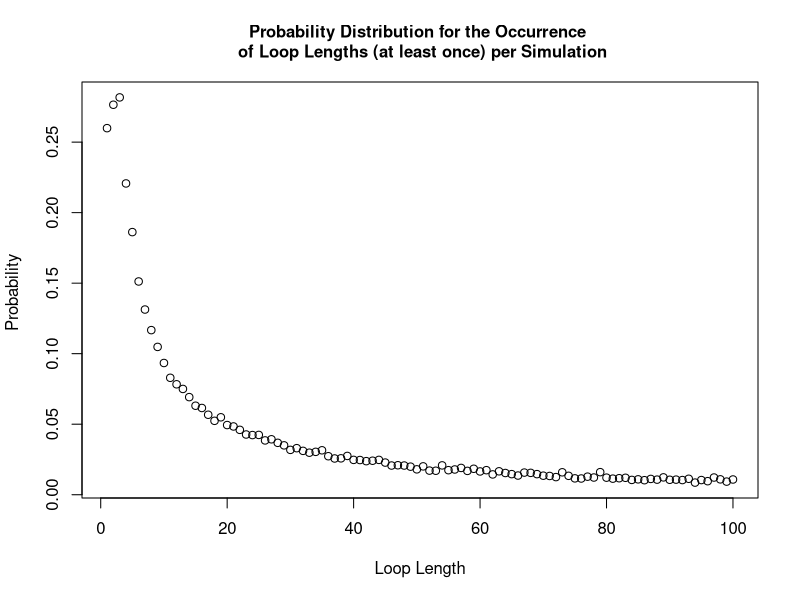

The R script that drew this image:
#### Team Members:
# Fatima Kasenally (S2443602); Wenqi Ni (s1792412); Cameron Allan (S1748084)

#### address of github repo:
# https://github.com/niwq15/SP-Group-7-A2


#### Contributions

# Functions we each made versions of:
# Cameron - Strategy1, Strategy2, Strategy3, Pone, Pall, dloop
# Wenqi - Strategy1, Strategy2, Strategy3, Pone, Pall, dloop 
# Fatima - Strategy2, Pone, Pall, dloop 

# Further Details: 

# Cameron wrote the used Strategy 3 function and added an if statement to speed up the Pall function. 
# Some attempts were made to use arrays to write more efficient strategy functions but these were slower. 
# Other versions of Pone and Pall were also made but the final versions used were faster. 
# The dloop function written was not used as other members' dloops were better.


# Wenqi created the final versions of the functions Strategy 1, Strategy 2, Pone, Pall and the probability of no loop longer than 50 
# in a random reshuffling of cards. She wrote comments for these functions and those results. 
# She also provided a version of Strategy3, dloop function and the visualisation of the probabilities sensibly. 

# Fatima created an alternative version of Strategy 2 and pone. She created the final version of pall and dloop. 
# She also provided the sample solutions for various n and strategy combinations, and wrote comments to explain the results,
# generated the probability ditribution plot and returned the total probability of success for Strategy 1


#### Overview 
# This file holds the self-contained code to use stochastic simulation to study a generalised version of the famous '100 Prisoners Problem' 
# The problem is defined as follows: 
# Consider a prison containing 2n prisoners, each with a unique identification number ranging from 1 to 2n. 
# The prison has a room with 2n boxes, each uniquely numbered from 1 to 2n and each containing a single card. 
# These cards are each labelled with a unique number between 1 and 2n. 
# Each prisoner is allowed to open n boxes to find the card with their number.
# If all 2n prisoners successfully find their cards then they all go free. 
# After their turn,the prisoners are not allowed to communicate any new information from the boxes 
# to prisoners who have yet to take their turn.
# The room is returned to its original state after each prisoner’s go. 

# Firstly, we will show 3 strategies for the prisoners, then create a 'Pone' function to estimate 
# the probability of a single prisoner successfully finding their number, then use a 'Pall' function to 
# calculate the probability of all the prisoners finding their numbers. 
# Based on the results of the individual and joint success probabilities using different strategies, 
# we will give some comments about which strategy has the highest success probabilities for 
# both individuals and the collective. 

## Each function expressing the different strategies for opening boxes to find cards will require the same 
## input parameters : n,k,cards_num. Where n parameterises the 2n number of boxes, prisoner and cards in our problem.
## k is the prisoner's number and cards_num represents the random orders of cards placed in boxes.
## Uniform input parameters allows the implemented strategy to be a variable in each simulation as each strategy 
## function is interchangeable. This is required by functions 'Pone' and 'Pall'.


## Strategy 1:

## The Strategy1 function has inputs, n, k, and 'cards_num' (the card numbers indexed by the box numbers). 
## Each prisoner with their number 'k' starts at the k-th box which contains card b. If k is not equal to b, then the prisoner 
## goes to box b and opens it. The process will be repeated until they have either found the card k or opened n boxes without finding it
## The Strategy1 function will return 'TRUE' if the prisoner k will find their number within the n tries, otherwise it will return 'FALSE'.
Strategy1 <- function(n,k,cards_num) {
  #create an empty vector to store card numbers as they are read
  cards_picked <- rep(0, n) # the prisoner can read at most n cards
  cards_picked[1] <- cards_num[k] # start at the box with his number (k) on it 
  #for each of the remaining steps, first check if he has found his card number
  #if so, he will stop; if not, he will continue to read cards
  for (b in 2:n) {
    if (cards_picked[b-1] == k) {#if the prisoner k has found his number
      return(TRUE) #yes the prisoner has successfully found his card
      break # stop here and the prisoner will not open other boxes
    } else {#otherwise prisoner will open another box with the number of the last card
      cards_picked[b] <- cards_num[cards_picked[b-1]]
    }
  }
  #check whether he finds his number in the final step
  if (cards_picked[n] != k) { #if the final number is not his number
    return(FALSE) #prisoner has failed to find his card
  } else {#if the final number is equal to his number
    return(TRUE) #prisoner has successfully found his card
  }
}

## Strategy 2:

## The Strategy2 function has inputs, n, k, and cards_num.
## This strategy follows an identical procedure to strategy 1, except that the starting box is randomly selected
## The prisoner uses the card number in each box to pick his next box to open.
## The prisoner can open at most n boxes in order to find the card with their number on it.
## The Strategy2 function will return 'TRUE' if the prisoner k will find their number within the n tries, otherwise 'FALSE'.
Strategy2 <- function(n,k,cards_num) {
  #create an empty vector to store card numbers that have been read
  cards_picked <- rep(0, n) # the prisoner can read at most n cards
  cards_picked[1] <- sample(cards_num,1)# start at a randomly selected box 
  #for each of the remaining steps, firstly check whether he has found him number card
  #if so, he will stop; if not, he will continue to read cards
  for (b in 2:n) {
    if (cards_picked[b-1] == k) {#if the prisoner k has found his number
      return(TRUE)
      break #stop here and the prisoner will not open other boxes
    } else {#otherwise prisoner will open the box with number k
      cards_picked[b] <- cards_num[cards_picked[b-1]]
    }
  }
  #check whether he finds his number in the final step
  if (cards_picked[n] != k) { #if the final number is not his number
    return(FALSE)
  } else {#if the final number is equal to his number
    return(TRUE)
  }
} #The function returns TRUE/FALSE expressing that the prisoner has FOUND/FAILED TO FIND his card 

## Strategy 3:
## The Strategy3 function has inputs, n, k, and cards_num.
## The prisoner opens n boxes at random, without replacement and the prisoner will open n different boxes. 
## The Strategy3 function will return 'TRUE' if the prisoner k will find their number within the n tries, otherwise 'FALSE'.
Strategy3 <- function(n,k,cards_num){ 
  cards_picked <- sample(cards_num,n,replace=FALSE) # Randomly select n boxes from cards_num to open
  any(k == cards_picked) # check whether the prisoner's number appears in the selected card_num
} # End function


## The 'Pone' function takes the inputs 'n', 'k', 'strategy' and 'nreps' (the number of replicate simulations).
## 'Pone' is a function which calculates the probability of an individual prisoner 'k' finding his card number amoungst 2n boxes. 
## The prisoner can open n boxes and the trial is simulated nreps times. In each simulation a set-up is generated and one strategy 
## is used for the prisoner's search. The outcome of each simulation is recorded (success/failure) and 
## (total number of successes/nreps) calculates the probability that the prisoner finds his card. This probability is the function output. 
Pone <- function(n,k,strategy,nreps) {
  # create an empty vector to store the outcome of each simulation as 1/0 = Success/ Failure to find his card
  success <- rep(0, nreps)
  for (i in 1:nreps) {
    # simulate the random order of card numbers
    cards_num <- sample(1:(2*n), 2*n, replace=FALSE)
    success[i] <- strategy(n,k,cards_num)
  }
  # return the frequentist probability of success as: 
  # total number of simulated successes / total number of simulations
  return(sum(success)/nreps)
}


## The 'Pall' function takes the inputs 'n', 'strategy' and 'nreps'.
## 'Pall' is a function to find the probability of all the 2n prisoners finding their cards in a single simulation
## and all being able to escape. All prisoners must use the same strategy. The probability is calculated by finding
## the total number of all prisoner successes and dividing by the number of simulations run (nreps).
## The Function then returns this probability as the output.
Pall <- function(n,strategy,nreps) {
  #create a vector to record the result of each simulation with default values of 1s
  num_success <- rep(1,nreps)
  for (i in 1:nreps) {#for each simulation
    #generate a random order of card numbers
    cards_num <- sample(1:(2*n), 2*n, replace=FALSE)
    #use the strategies to calculate whether each prisoner can find their correct number within n times
    for (k in 1:(2*n)) {
      result <- strategy(n,k,cards_num) # save the result of strategy for the k-th prisoner
      num_success[i] <- num_success[i] * result # if result is 1 keep 1 in the vector. If 0 change to 0.
      if (result == 0){ # stop if any prisoner does not escape, this cuts down simulation run-time
        break
      }
    }
  }
  # return the frequentist probability as: total number of simulated successes / total number of simulated trials
  return(sum(num_success)/nreps)
}

### Sample Results ###

### individual prisoner probabilities: 
### Pone takes args: n,k,strategy,nreps

Pone(5,5,Strategy1,10000)
Pone(50,50,Strategy1,10000)
# one prisoner & strategy 1: prob success ~ 50%  (for all n)

Pone(5,5,Strategy2,10000)
Pone(50,50,Strategy2,10000)
# one prisoner & strategy 2: prob success ~40%  (n=5) ~37%  (n>50)

Pone(5,5,Strategy3,10000)
Pone(50,50,Strategy3,10000)
# one prisoner & strategy 3: prob success ~50%  (for all n)

### joint probabilities for all prisoners as a collective:  
### Pall takes args: n,strategy,nreps


Pall(5,Strategy1,10000)
Pall(50,Strategy1,10000)
#10 prisoners & strategy 1: prob success ~35% (n=5)
#100 prisoners & strategy 1: prob success ~31% (n=50)

Pall(5,Strategy2,10000)
Pall(50,Strategy2,10000)
#10 prisoners & strategy 2: prob success ~0.01%  (n=5)
#100 prisoners & strategy 2: prob success ~0% (smaller than precision)  (n=50)

Pall(5,Strategy3,10000)
Pall(50,Strategy3,10000)
#10 prisoners & strategy 3: prob success ~0.1%  (n=5)
#100 prisoners & strategy 3: prob success ~0% (smaller than precision) (n=50)


## Remarks

## Strategy 1 and Strategy 3 have similar individual success probabilities of 50%. 
## Strategy 1 has much higher joint success probability of above 30%, while Strategy 3 only has 0%.
## It demonstrates that there is something intelligent in Strategy 1's design.
## Strategy 2 has a lower marginal probability for success than the others, and a joint probability close to 0. 

## More explanations
## For Strategy 1, consider the distribution of maximum loop lengths amongst the boxes and cards. The cycle of box and card numbers 
## must eventually return the prisoner to open a box with his card number inside if he is allowed to open as many boxes as he wants, 
## as the numbers used are part of a finite sequence. Thus, the high joint success probability can be calculated as the cumulative 
## probability of the maximum loop length being less than n, which we have determined to be approximately 31%.

## For Strategy 2, the marginal probability is lower than 50% because the conditions for the prisoner's success are 1.the prisoner 
## select the correct loop with his card in it at random; 2.the loop he picks must also be shorter than n. 
## Our results show that the probability is about 37-40% (varies with n). The joint probability tends to 0 for the similar reason as strategy 3.

## For Strategy 3, the probability of finding their card every time they open a box is 1/2n and if he opens n boxes at random the 
## probability of finding his card is n/2n (=50%). For 2n prisoners all finding their cards in a simulation we multiply the independent 
## marginal probabilities to produce a joint probability of (0.5)^(2n), which tends to 0 as n increases. 


## The 'dloop' function has inputs: 'n' and 'nreps'. 
## It is a function which returns the probability distribution vector for each loop length occuring in a simulation.
## It takes the parameters n (making 2n boxes) and nreps (to make nreps simulations). In each simulation all the boxes are opened and 
## the lengths of all loops are counted. All the loop lengths are then tabulated and divided by nreps. 
## This creates a probability vector (prob_vec_y = probability of each loop length occurring at least once),
## and this is the output of the function. 
dloop <- function(n, nreps) {
  each_loop_lengths <- c() #create an empty list to store the loop lengths generated by all simulations
  
  for (i in 1:nreps){ 
    #simulate a new set of boxes for each simulation
    cards_num <- sample(1 : (2*n), 2*n , replace=FALSE) 
    #store a list of closed boxes in each simulation
    unopened_boxes <- 1:(2*n)
    
    #store the unique loop lengths generated from each simulation 
    new_loop_lengths <- c()
    
    #scan for loops, (while more than 2 boxes are still closed, indexing breaks down for smaller loops)
    while (length(unopened_boxes) > 2 ){
      #pick the smallest number unopened box and store the value of the card inside 
      cards_picked <- cards_num[unopened_boxes[1]]
      
      #pick your next box according to your last card and scan each closed loop
      for (b in 2:length(unopened_boxes)){ #max loop length is the number of closed boxes
        #store the number of the latest card
        cards_picked <- c(cards_picked, cards_num[cards_picked[b-1]])
      }#end for 
      
      
      #scanning the last 2 boxes
      if (length(unopened_boxes) == 2 && cards_num[unopened_boxes[1]] == unopened_boxes[2]) {
        #we have found a 2 item long loop 
        new_loop_lengths <- c(new_loop_lengths, 2) 
      } else if ((length(unopened_boxes) == 2) && (cards_num[unopened_boxes[1]] == unopened_boxes[1])) {
        #we have found one or more loops with length 1
        new_loop_lengths <- c(new_loop_lengths, 1) 
      }
      
      #add your new loop length to your list 
      new_loop_lengths <- c(new_loop_lengths, length(unique(cards_picked))) 
      
      #remove the boxes opened 
      unopened_boxes <- setdiff(unopened_boxes,unique(cards_picked))
    } #end while 
    
    #store the uniquely occuring loop lengths from each simulation in a global simulation list 
    each_loop_lengths <- c(each_loop_lengths, unique(new_loop_lengths))
    
    
  } #end for 
  prob_vec_y <- tabulate(each_loop_lengths)/nreps #probability vector for the occurrence of each type of loop length 
  #function outputs the probability distribution 
  return(prob_vec_y)
  
}#end function




#testing the distribution for n=50
n = 50 
#variable storing our probability distribution using function dloop
prob_vec <- dloop(n, 10000)

##plotting the probability distribution
#create an x axis 
x_axis <- 1:length(prob_vec)
plot(x_axis, prob_vec, xlab = "Loop Length", ylab = "Probability ", main = "Probability Distribution for the Occurrence \n of Loop Lengths (at least once) per Simulation", cex.main = 1)

#output the probability distribution vector: 
cat("your probability vector for producing at least one loop of length i: \n", prob_vec, "\n")

## Note that 'no loop length longer than 50' indicates that the max loop length is 50. 
## P(no loop longer than 50) = 1 - P(there exist loop lengths larger than 50)
## Since the total loop lengths must sum to 2n, the loops of length greater than n can only occur once.
## It implies that P(loop length >n occurs at least once ) = P(loop length >n occurs exactly once ).
## Thus, P(there exist loop lengths larger than 50) is equal to the sum of P(there exists loop length i) where i ranges from 51 to 100. 

cat( "Probability of Strategy 1 succeeding: \n", 1 - sum(prob_vec[(n+1):(2*n)]), "\n this is also the probability of the maximum loop length being no more than n")
